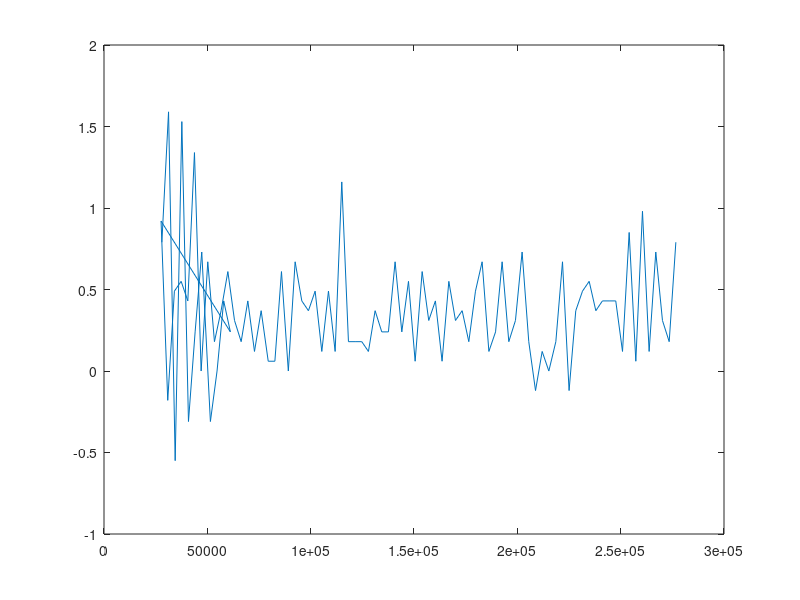

MATLAB code for this plot:
clc
clear all;

Datos=importdata('DatosR.txt');
Time=zeros(1,89);
A1=zeros(1,89);
A2=zeros(1,89);
A3=zeros(1,89);
A4=zeros(1,89);
A5=zeros(1,89);
A6=zeros(1,89);
A7=zeros(1,89);
A8=zeros(1,89);
Tam=size(Datos);
Tam1=Tam(1);
i=1;
j=1;  
while (i<=Tam1)
    Time(j)=Datos(i);
    j=j+1;
    i=i+10;
end
i=2;
j=1;
while (i<=Tam1)
    A1(j)=Datos(i);
    j=j+1;
    i=i+10;
end
i=3;
j=1;
while (i<=Tam1)
    A2(j)=Datos(i);
    j=j+1;
    i=i+10;
end
i=4;
j=1;
while (i<=Tam1)
    A3(j)=Datos(i);
    j=j+1;
    i=i+10;
end
i=5;
j=1;
while (i<=Tam1)
    A4(j)=Datos(i);
    j=j+1;
    i=i+10;
end
i=6;
j=1;
while (i<=Tam1)
    A5(j)=Datos(i);
    j=j+1;
    i=i+10;
end
i=7;
j=1;
while (i<=Tam1)
    A6(j)=Datos(i);
    j=j+1;
    i=i+10;
end
i=8;
j=1;
while (i<=Tam1)
    A7(j)=Datos(i);
    j=j+1;
    i=i+10;
end
i=9;
j=1;
while (i<=Tam1)
    A8(j)=Datos(i);
    j=j+1;
    i=i+10;
end

plot(Time,A3)
